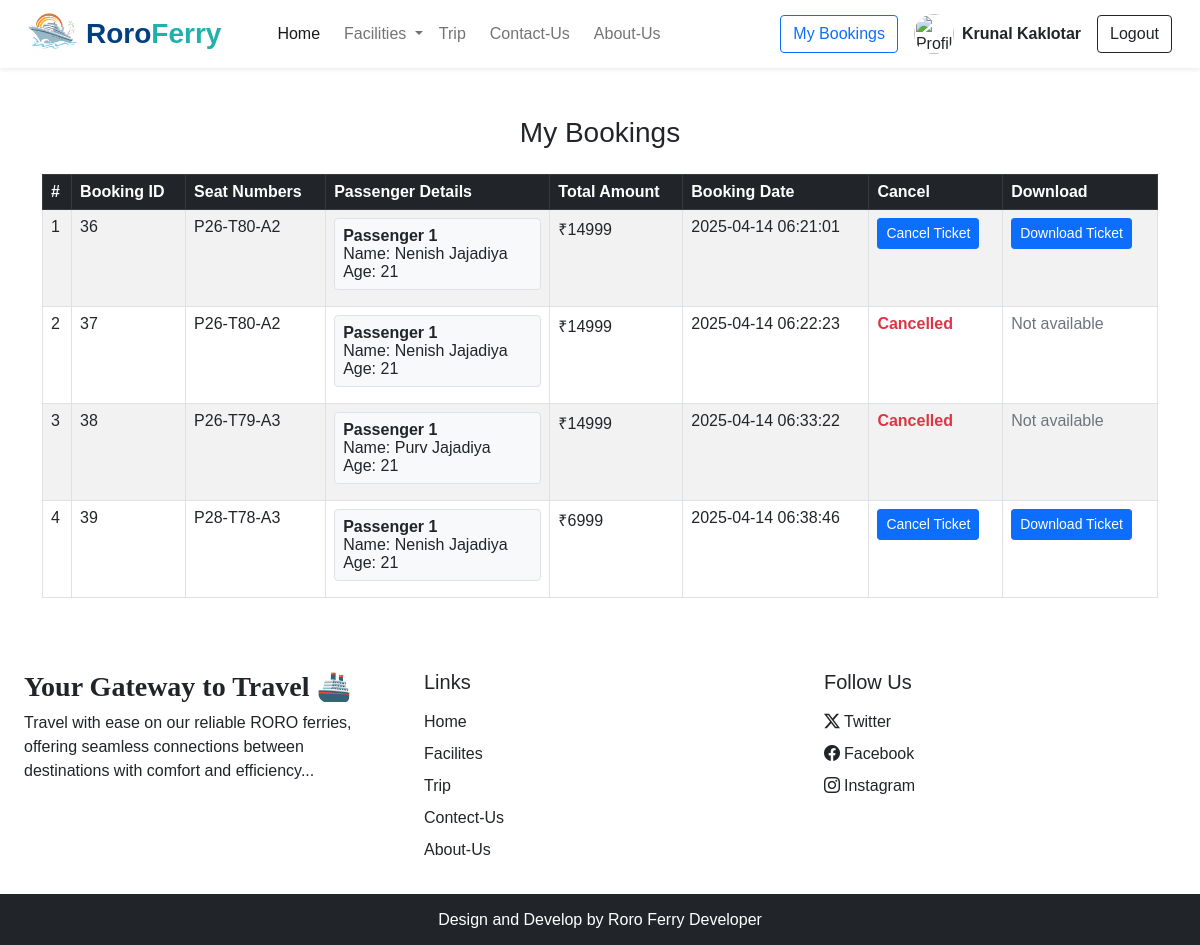
The app's page /booking.php (signed in) with its own data.
### tables this page shows
CREATE TABLE `booking` (
  `id` int(11) NOT NULL,
  `uid` int(11) NOT NULL,
  `pid` int(11) NOT NULL,
  `trip_id` int(11) DEFAULT NULL,
  `seat_numbers` text NOT NULL,
  `passenger_details` text NOT NULL,
  `total_amount` int(11) NOT NULL,
  `created_at` timestamp NOT NULL DEFAULT current_timestamp(),
  `status` int(11) NOT NULL DEFAULT 1
);

### booking.php (the view, shortened to what this page needs)
<?php
include "inc/links.php";
include "inc/header.php";
include "inc/connection.php";
$user_id = $_SESSION['user_id'];
$query = "SELECT * FROM booking WHERE uid = ?";
$stmt = $con->prepare($query);
$stmt->bind_param("i", $user_id);
$stmt->execute();
$result = $stmt->get_result();
?>
<div class="container mt-5">
    <h3 class="text-center mb-4">My Bookings</h3>
    <?php if ($result->num_rows > 0): ?>
        <table class="table table-bordered table-striped">
            <thead class="table-dark">
                <tr>
                    <th>#</th>
                    <th>Booking ID</th>
                    <th>Seat Numbers</th>
                    <th>Passenger Details</th>
                    <th>Total Amount</th>
                    <th>Booking Date</th>
                    <th>Cancel</th>
                    <th>Download</th>
                </tr>
            </thead>
            <tbody>
                <?php $counter = 1; ?>
                <?php while ($booking = $result->fetch_assoc()): ?>
                    <tr>
                        <td><?php echo $counter++; ?></td>
                        <td><?php echo $booking['id']; ?></td>
                        <td><?php echo $booking['seat_numbers']; ?></td>
                        <td>
                            <?php
                            $passengerDetails = json_decode($booking['passenger_details']);
                            foreach ($passengerDetails as $index => $passenger): ?>
                                <div class="mb-2 p-2 border rounded bg-light">
                                    <strong>Passenger <?php echo $index + 1; ?></strong><br>
                                    <span>Name:</span> <?php echo htmlspecialchars($passenger->name); ?><br>
                                    <span>Age:</span> <?php echo htmlspecialchars($passenger->age); ?>
                                </div>
                            <?php endforeach; ?>
                        </td>
                        <td>₹<?php echo $booking['total_amount']; ?></td>
                        <td><?php echo $booking['created_at']; ?></td>
                        <td>
                            <?php if ($booking['status'] == 1): ?>
                                <a href="javascript:void(0);" class="btn btn-primary btn-sm" onclick="confirmCancellation(<?php echo $booking['id']; ?>)">Cancel Ticket</a>
                            <?php else: ?>
                                <span class="text-danger fw-bold">Cancelled</span>
                            <?php endif; ?>
                        </td>
                        <td>
                            <?php if ($booking['status'] == 1): ?>
                                <a href="generate_pdf.php?id=<?php echo $booking['id']; ?>" class="btn btn-primary btn-sm">Download Ticket</a>
                            <?php else: ?>
                                <span class="text-muted">Not available</span>
                            <?php endif; ?>
                        </td>
                    </tr>
                <?php endwhile; ?>
            </tbody>
        </table>
    <?php else: ?>
        <p class="text-center">No bookings found.</p>
    <?php endif; ?>
</div>
<?php include "inc/footer.php"; ?>

### records on screen
booking: id "36", seat_numbers "P26-T80-A2", name "Nenish Jajadiya", age "21", total_amount "14999", created_at "2025-04-14 06:21:01"
booking: id "37", seat_numbers "P26-T80-A2", name "Nenish Jajadiya", age "21", total_amount "14999", created_at "2025-04-14 06:22:23", status "Cancelled"
booking: id "38", seat_numbers "P26-T79-A3", name "Purv Jajadiya", age "21", total_amount "14999", created_at "2025-04-14 06:33:22", status "Cancelled"
booking: id "39", seat_numbers "P28-T78-A3", name "Nenish Jajadiya", age "21", total_amount "6999", created_at "2025-04-14 06:38:46"

### other values on screen
$_SESSION['name'] "Krunal Kaklotar"
